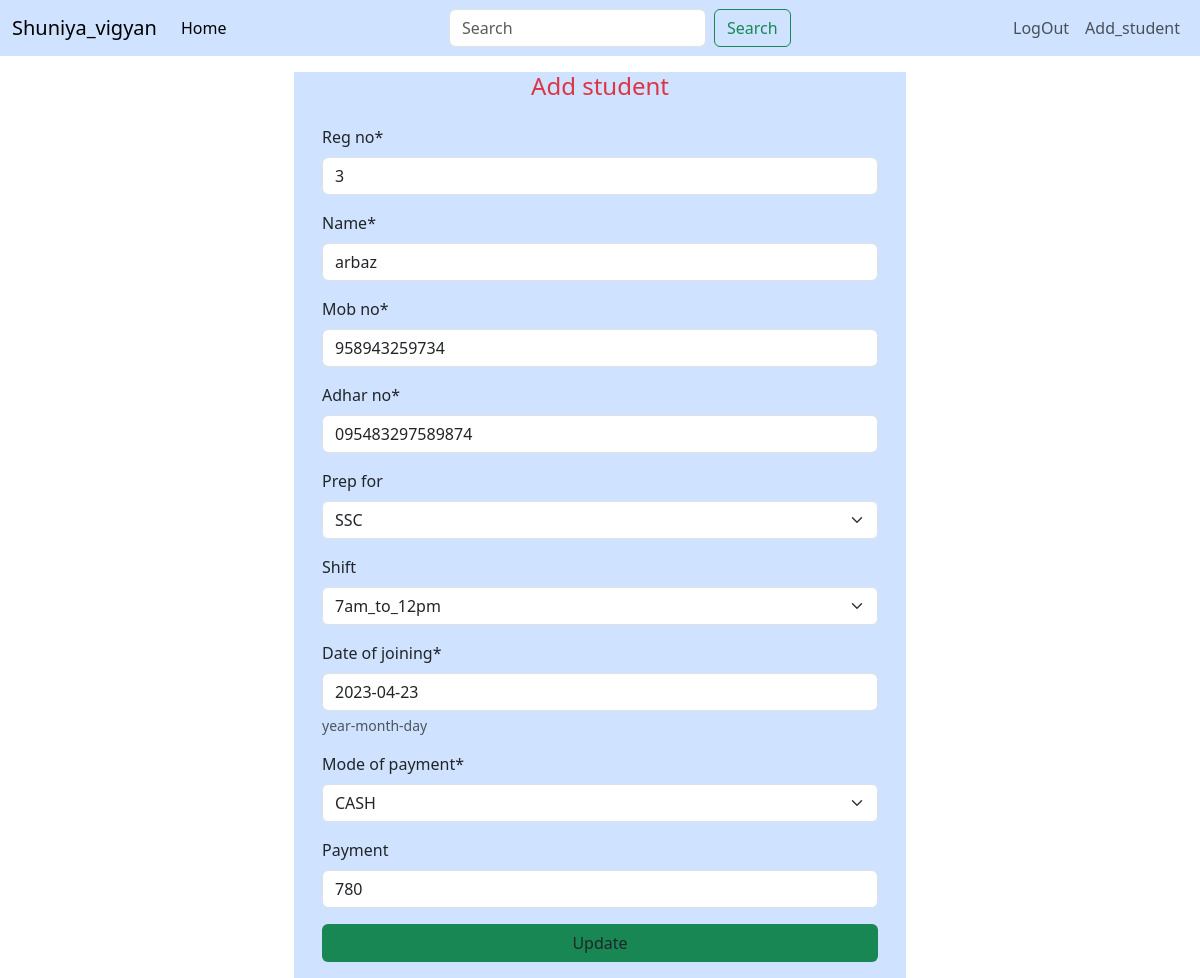
Page /update/1/ (signed in) on the committed database.
### mainapp/models.py (models this page shows, shortened)
class Student(models.Model):
    reg_no=models.CharField(max_length=10)
    name=models.CharField(max_length=100)
    mob_no=models.CharField(max_length=15)
    adhar_no=models.CharField(max_length=20)
    prep_for=models.ForeignKey(Category,on_delete=models.CASCADE,null=True,blank=True)
    shift=models.ForeignKey(Shift,on_delete=models.CASCADE,null=True,blank=True)
    date_of_joining=models.DateField(help_text='year-month-day')
    mode_of_payment=models.CharField(max_length=40,choices=(('UPI','UPI'),('CASH','CASH')))
    payment=models.IntegerField(blank=True,null=True)

### mainapp/views.py (the view)
# urls.py: path('update/<int:id>/',update,name='update'),
@login_required
def update(r,id):
    student=Student.objects.get(id=id)
    form=StudentForm(r.POST or None,instance=student)
    if(r.method=="POST"):
        if(form.is_valid()):
            form.save()
            return redirect(home)
    return render(r,'update.html',{'form':form})

### mainapp/forms.py
class StudentForm(forms.ModelForm):
    class Meta:
        model=Student
        fields='__all__'

### mainapp/models.py (called while the page is built)
    def __str__(self):
        return self.course

    def __str__(self):
        return self.shift_title

### mainapp/templates/update.html (shortened to what this page needs)
{%extends 'base.html'%}
{%load crispy_forms_tags%}
{%block body%}
<div class="row mt-3">
    <div class="col-lg-6 mx-auto bg-primary-subtle ">
        <h4 class="w-100, text-center text-danger">Add student</h4>
        <form action="" method="post" class="form bg-primary-subtle p-3">
            {{form|crispy}}
            <button type="submit" class="btn w-100 bg-success">Update</button>
        </form>
    </div>
</div>
{%endblock%}

### rows in the picture
Student: reg_no "3", name "arbaz", mob_no "958943259734", adhar_no "095483297589874", prep_for "SSC", shift "7am_to_12pm", date_of_joining "2023-04-23", mode_of_payment "CASH", payment "780"
